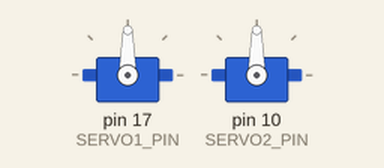
Recording of a sketch running on a simulated Arduino Uno, built with avr-gcc and run on an emulated ATmega328P. On the bench: 2 × servo. What the sketch prints to the serial monitor is not drawn.

Above: at 0.05 s.
Timing chart, 0 to 54.6 s (numbered marks = the images above):
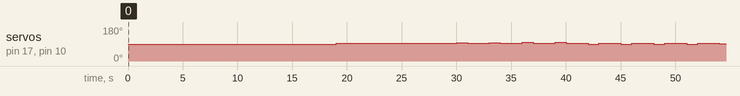

The sketch:

Sweep2ServosTeensy.ino
```cpp
#include <Servo.h>
#include "SBRservo.h"

#define SERVO1_PIN 17
#define SERVO2_PIN 10
#define WAIT 3000
#define DEG_WRITE_WAIT 1000 // Duration to walk through partial rotation, this must be greater than SPD_WRITE_WAIT
#define WINDOW 5 // Millisecond

int spd  = -310;
unsigned long lastMillis = 0;
int resSPD = 0;
boolean rotating = false;

int deg = -180;

void setup()
{
  Serial.begin(9600);
  lastMillis = millis();
  SBRServoBegin(SERVO1_PIN, SERVO2_PIN, lastMillis);

}


void loop()
{
  /*
   Speed Test - Sweeps through all the possible speeds

   if (spd > 310)
   {
   spd = -310;
   }
   //   Serial.print("SPD Value:");
   unsigned long curMillis = millis();
   pos = setSPD(spd, curMillis);
   //   Serial.print(" Pos Value:");

   if (pos != -1){
   Serial.print(spd);
   Serial.print(",");
   Serial.println(pos);
   spd += 10;
   }
   */

  /*
   Rotate through a fixed degree by setting the speed and then litiming the rotation time to 1 second.
   */

  unsigned long curMillis = millis();
  unsigned long dur = curMillis - lastMillis;

  if (0 < dur && dur < WINDOW && !rotating){ // Starting window - Only allowed 5 milliseconds to set the start the pulse
    Serial.print("Starting: ");
    resSPD = setSPD(deg, curMillis);
    Serial.println(resSPD);
    rotating = true;
  }
  else if(DEG_WRITE_WAIT < dur && dur < (DEG_WRITE_WAIT + WINDOW) && rotating) { // Stopp window - Only allowed 5 milliseconds to set the stop the pulse
    Serial.print("Stopping: ");
    resSPD = setSPD(0, curMillis);
    Serial.println(resSPD);
    rotating = false;
  }
  else if (dur > WAIT){ // This is just for demo purposes, it sweeps through the the angle range -180 to 180
    Serial.println("Restarting");
    lastMillis = curMillis; // Reset the local clock
    if (deg > 180){ // degree range sweep
      deg = -180;
    }
    else{
      deg += 30;
    }
  }

}
```

SBRservo.cpp.old.cpp
```cpp
/*
  SBRservo.cpp - Servo Library for Self Balancing Robot
 */

#include "SBRservo.h"
#include "Arduino.h"
#include <Servo.h>

#define SPD_WRITE_WAIT 50 // Duration limit on Chaning the Speed, found by comparting the output rate or the adjustment to the actual rotation rate.

Servo servo1;
Servo servo2;

int pos = -300;


unsigned long spdTime; //speed clock, need seprate clocks to decouple calls for speed adjustment from calls for degree rotation
unsigned long degTime; //degree clock


void SBRServoBegin(int pin1, int pin2, unsigned long curTime)
{

  servo1.attach(pin1);  // attaches the servo
  servo2.attach(pin2);
  spdTime = curTime;
  degTime = curTime;
}

//from: http://rosettacode.org/wiki/Map_range#C.2B.2B
float mapRange(float s, float a1,float a2,float b1,float b2)  // Linear mapping function
{
  return b1 + (s-a1)*(b2-b1)/(a2-a1);

}

int setSPD(int spd, unsigned long curTime)
{
  /*
  This function will set the speed of the servos. It takes spd argument in deg/sec (-300, 300), and uses an aproximated
   calibration curve to set the pulse width. Sine the servos require some time to adjust the speed there is
   lag check that will immedately return if there wasn't enough time between calls to the function
   */

  unsigned long dur = curTime - spdTime;

  if ( dur < SPD_WRITE_WAIT){ // return -1 if we haven't passed through the time limit, HOW do we prevent this from overflowing?
    return -1;
  }
  spdTime = curTime; // Setting speed, so update clock

  /*
 This is an aproximated calibration curve, was built by hand using the servocalibrate degree sketch
   */
  if ( 270 < spd && spd <= 300){
    pos =  mapRange(spd, 270 , 300, 1600, 1700) + 0.5;
  }
  else if ( 180 < spd && spd <= 270) {
    pos =  mapRange(spd, 180, 270, 1550, 1600)+ 0.5;
  }
  else if ( 90 < spd && spd <= 180) {
    pos =  mapRange(spd, 90, 180, 1526, 1550)+ 0.5;
  }
  else if ( 1 <= spd && spd <= 90) {
    pos =  mapRange(spd, 1 , 90, 1501, 1526)+ 0.5;
  }
  else if ( 0 == spd) {
    pos =  1500;
  }
  else if ( -90 < spd && spd <= -1) {
    pos =  mapRange(spd, -90 , -1, 1471, 1494)+ 0.5;
  }
  else if ( -180 < spd && spd <= -90) {
    pos =  mapRange(spd, -180 , -90, 1448, 1471)+ 0.5;
  }
  else if ( -270 < spd && spd <= -180) {
    pos =  mapRange(spd, -270 , -180, 1400, 1448)+ 0.5;
  }
  else if ( -300 <= spd && spd <= -270) {
    pos =  mapRange(spd, -300 , -270, 1300, 1400)+ 0.5;
  }
  else { // return -2 if you specified an speed that was out of range
    return -2;
  }

  servo1.writeMicroseconds(pos);              // Actully setting the speed.
  servo2.writeMicroseconds(pos);
  return pos; // otherwise return the pulse width value that came from the calibration curve.
}

/*
int rotateDeg(int deg, unsigned long curTime)
{

  Rotate through a specific angle between -180 and 180, this function will have to be called through every pass of the loop
   even if not being set so that it can stop the rotation at the right time

  unsigned long dur = curTime - degTime;
  Serial.print("deg Dur ");
  Serial.println(dur);

  if (!rotating){
    Serial.println("Starting");
    resSPD = setSPD(deg, curTime);
    rotating = true;
    degTime = curTime;
    return resSPD;
  }
  else if(1000 < dur && rotating) {
        Serial.println("Stopping");
    resSPD = setSPD(0, curTime);
    rotating = false;
    return resSPD;
  }
  else{
    return resSPD;
  }
}
*/
```

Measured:
- by itself, servo on pin 17 (SERVO1_PIN), servo on pin 10 (SERVO2_PIN): moves between 88° and 99°, repeating every 42.0 s
